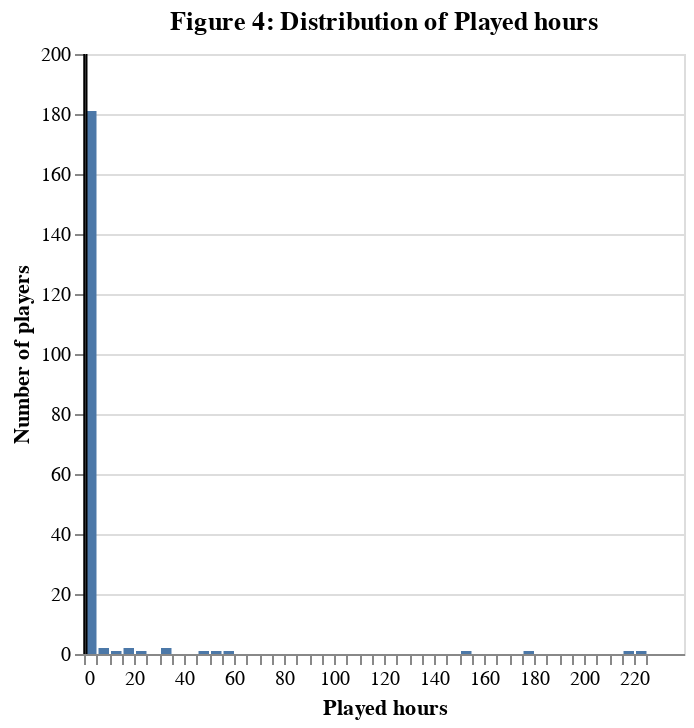

Notebook cell for this chart:
### Markdown cell above
With these values in place, a visualisation of where the median playtime and 80th percentile playtime is located across all players was created.

### Code cell
# method is predicting based on age
# used maxbins=90 for a higher resolution
playtime_distribution = alt.Chart(players_clean).mark_bar().encode(
    x=alt.X("played_hours").title("Played hours").bin(maxbins=90).scale(), 
    y=alt.Y("count()").title("Number of players")
).properties(title="Figure 4: Distribution of Played hours")

median = alt.Chart().mark_rule().encode(x=alt.datum(median_playtime))
top_20 = alt.Chart().mark_rule().encode(x=alt.datum(top_20_playtime))

hist_with_ranges = playtime_distribution + median + top_20
hist_with_ranges

# the vast, vast, vast majority of players barely even get an hour. There is a very small amount of players that have
# a signficant amount of playtime 

# is an issue for k means, as we need to create a large amount of data

### Figure 1 — Vega specification as saved in the notebook (floating-point values rounded to 4 significant figures)
{"$schema": "https://vega.github.io/schema/vega/v5.json", "data": [{"name": "empty", "values": [{}]}, {"name": "source_0", "values": [{"__count": 2, "bin_maxbins_90_played_hours": 30.0, "bin_maxbins_90_played_hours_end": 35.0}, {"__count": 181, "bin_maxbins_90_played_hours": 0.0, "bin_maxbins_90_played_hours_end": 5.0}, {"__count": 1, "bin_maxbins_90_played_hours": 45.0, "bin_maxbins_90_played_hours_end": 50.0}, {"__count": 2, "bin_maxbins_90_played_hours": 5.0, "bin_maxbins_90_played_hours_end": 10.0}, {"__count": 1, "bin_maxbins_90_played_hours": 10.0, "bin_maxbins_90_played_hours_end": 15.0}, {"__count": 1, "bin_maxbins_90_played_hours": 215.0, "bin_maxbins_90_played_hours_end": 220.0}, {"__count": 2, "bin_maxbins_90_played_hours": 15.0, "bin_maxbins_90_played_hours_end": 20.0}, {"__count": 1, "bin_maxbins_90_played_hours": 50.0, "bin_maxbins_90_played_hours_end": 55.0}, {"__count": 1, "bin_maxbins_90_played_hours": 220.0, "bin_maxbins_90_played_hours_end": 225.0}, {"__count": 1, "bin_maxbins_90_played_hours": 150.0, "bin_maxbins_90_played_hours_end": 155.0}, {"__count": 1, "bin_maxbins_90_played_hours": 55.0, "bin_maxbins_90_played_hours_end": 60.0}, {"__count": 1, "bin_maxbins_90_played_hours": 20.0, "bin_maxbins_90_played_hours_end": 25.0}, {"__count": 1, "bin_maxbins_90_played_hours": 175.0, "bin_maxbins_90_played_hours_end": 180.0}]}, {"name": "source_0_y_domain___count", "values": [{"min": 1, "max": 181}]}], "signals": [{"name": "layer_0_bin_maxbins_90_played_hours_bins", "value": {"fields": ["played_hours"], "fname": "bin_played_hours", "start": 0.0, "step": 5.0, "stop": 225.0}}], "marks": [{"type": "rect", "name": "layer_0_marks", "from": {"data": "source_0"}, "encode": {"update": {"y": {"field": "__count", "scale": "y"}, "fill": {"value": "#4c78a8"}, "x": {"field": "bin_maxbins_90_played_hours_end", "scale": "x", "offset": {"signal": "0.5 + (abs(scale(\"x\", datum[\"bin_maxbins_90_played_hours_end\"]) - scale(\"x\", datum[\"bin_maxbins_90_played_hours\"])) < 0.25 ? 0.5 * (0.25 - (abs(scale(\"x\", datum[\"bin_maxbins_90_played_hours_end\"]) - scale(\"x\", datum[\"bin_maxbins_90_played_hours\"])))) : -0.5)"}}, "y2": {"value": 0, "scale": "y"}, "x2": {"field": "bin_maxbins_90_played_hours", "scale": "x", "offset": {"signal": "0.5 + (abs(scale(\"x\", datum[\"bin_maxbins_90_played_hours_end\"]) - scale(\"x\", datum[\"bin_maxbins_90_played_hours\"])) < 0.25 ? -0.5 * (0.25 - (abs(scale(\"x\", datum[\"bin_maxbins_90_played_hours_end\"]) - scale(\"x\", datum[\"bin_maxbins_90_played_hours\"])))) : 0.5)"}}}}, "style": ["bar"]}, {"type": "rule", "name": "layer_1_marks", "from": {"data": "empty"}, "encode": {"update": {"stroke": {"value": "black"}, "x": {"value": 0.1, "scale": "x"}, "y2": {"field": {"signal": null, "datum": null, "group": "height", "parent": null}}, "y": {"value": 0}}}, "style": ["rule"]}, {"type": "rule", "name": "layer_2_marks", "from": {"data": "empty"}, "encode": {"update": {"y2": {"field": {"signal": null, "datum": null, "group": "height", "parent": null}}, "x": {"value": 1, "scale": "x"}, "stroke": {"value": "black"}, "y": {"value": 0}}}, "style": ["rule"]}], "scales": [{"name": "x", "type": "linear", "domain": {"fields": [{"signal": "[layer_0_bin_maxbins_90_played_hours_bins.start, layer_0_bin_maxbins_90_played_hours_bins.stop]"}, [0.1], [1]]}, "range": [0, {"signal": "width"}], "bins": {"signal": "layer_0_bin_maxbins_90_played_hours_bins"}, "nice": true, "zero": false}, {"name": "y", "type": "linear", "domain": [{"signal": "(data(\"source_0_y_domain___count\")[0] || {}).min"}, {"signal": "(data(\"source_0_y_domain___count\")[0] || {}).max"}], "range": [{"signal": "height"}, 0], "nice": true, "zero": true}], "axes": [{"scale": "y", "aria": false, "zindex": 0, "labels": false, "tickCount": {"signal": "ceil(height/40)"}, "orient": "left", "domain": false, "ticks": false, "grid": true, "minExtent": 0, "gridScale": "x", "maxExtent": 0}, {"scale": "x", "title": "Played hours", "tickCount": {"signal": "ceil(width/10)"}, "zindex": 0, "labelFlush": true, "orient": "bottom", "grid": false, "labelOverlap": true}, {"scale": "y", "labelOverlap": true, "orient": "left", "tickCount": {"signal": "ceil(height/40)"}, "zindex": 0, "grid": false, "title": "Number of players"}], "title": {"text": "Figure 4: Distribution of Played hours", "frame": "group"}, "padding": 5, "width": 300, "height": 300, "style": "cell", "background": "white"}
